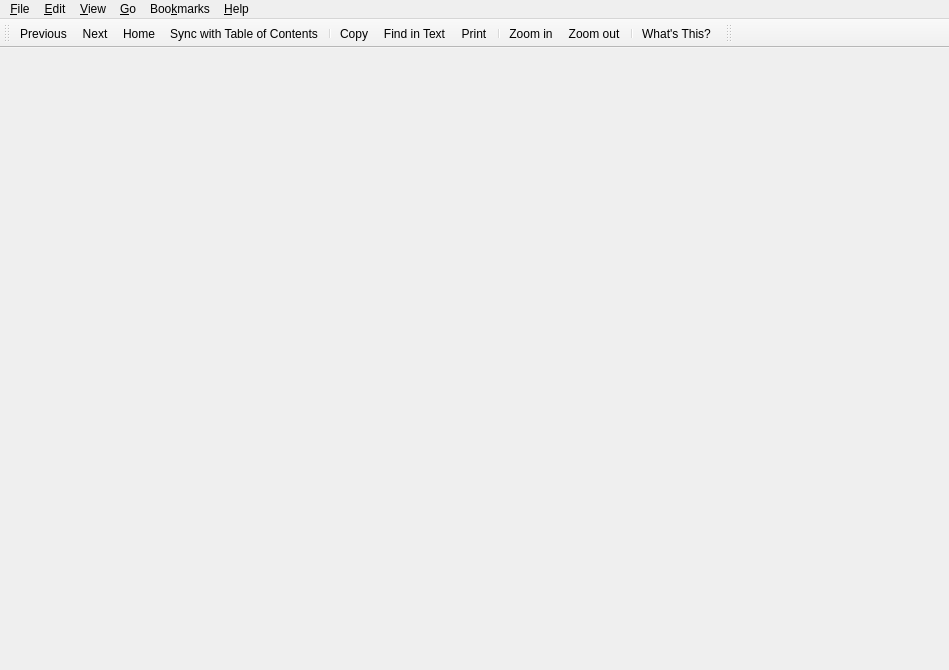
<ui version="4.0" >
 <comment>*********************************************************************
**
** Copyright (C) 2009 Nokia Corporation and/or its subsidiary(-ies).
**
** This file is part of the Qt Assistant of the Qt Toolkit.
**
** $QT_BEGIN_LICENSE:LGPL$
** Commercial Usage
** Licensees holding valid Qt Commercial licenses may use this file in
** accordance with the Qt Commercial License Agreement provided with the
** Software or, alternatively, in accordance with the terms contained in
** a written agreement between you and Nokia.
**
** GNU Lesser General Public License Usage
** Alternatively, this file may be used under the terms of the GNU Lesser
** General Public License version 2.1 as published by the Free Software
** Foundation and appearing in the file LICENSE.LGPL included in the
** packaging of this file.  Please review the following information to
** ensure the GNU Lesser General Public License version 2.1 requirements
** will be met: http://www.gnu.org/licenses/old-licenses/lgpl-2.1.html.
**
** In addition, as a special exception, Nokia gives you certain
** additional rights. These rights are described in the Nokia Qt LGPL
** Exception version 1.0, included in the file LGPL_EXCEPTION.txt in this
** package.
**
** GNU General Public License Usage
** Alternatively, this file may be used under the terms of the GNU
** General Public License version 3.0 as published by the Free Software
** Foundation and appearing in the file LICENSE.GPL included in the
** packaging of this file.  Please review the following information to
** ensure the GNU General Public License version 3.0 requirements will be
** met: http://www.gnu.org/copyleft/gpl.html.
**
** If you are unsure which license is appropriate for your use, please
** contact the sales department at http://www.qtsoftware.com/contact.
** $QT_END_LICENSE$
**
** This file is provided AS IS with NO WARRANTY OF ANY KIND, INCLUDING THE
** WARRANTY OF DESIGN, MERCHANTABILITY AND FITNESS FOR A PARTICULAR PURPOSE.
**
*********************************************************************</comment>
 <class>MainWindow</class>
 <widget class="QMainWindow" name="MainWindow" >
  <property name="geometry" >
   <rect>
    <x>0</x>
    <y>0</y>
    <width>949</width>
    <height>670</height>
   </rect>
  </property>
  <property name="windowTitle" >
   <string>Qt Assistant by Nokia</string>
  </property>
  <widget class="QWidget" name="__qt_central_widget" />
  <widget class="QToolBar" name="Toolbar" >
   <property name="windowTitle" >
    <string>Toolbar</string>
   </property>
   <property name="orientation" >
    <enum>Qt::Horizontal</enum>
   </property>
   <attribute name="toolBarArea" >
    <enum>TopToolBarArea</enum>
   </attribute>
   <attribute name="toolBarBreak" >
    <bool>false</bool>
   </attribute>
   <addaction name="actionGoPrevious" />
   <addaction name="actionGoNext" />
   <addaction name="actionGoHome" />
   <addaction name="actionSyncToc" />
   <addaction name="separator" />
   <addaction name="actionEditCopy" />
   <addaction name="actionEditFind" />
   <addaction name="actionFilePrint" />
   <addaction name="separator" />
   <addaction name="actionZoomIn" />
   <addaction name="actionZoomOut" />
   <addaction name="separator" />
   <addaction name="actionHelpWhatsThis" />
  </widget>
  <widget class="QToolBar" name="goActionToolbar" >
   <property name="windowTitle" >
    <string>Go</string>
   </property>
   <property name="orientation" >
    <enum>Qt::Horizontal</enum>
   </property>
   <attribute name="toolBarArea" >
    <enum>TopToolBarArea</enum>
   </attribute>
   <attribute name="toolBarBreak" >
    <bool>false</bool>
   </attribute>
  </widget>
  <widget class="QMenuBar" name="menubar" >
   <property name="geometry" >
    <rect>
     <x>0</x>
     <y>0</y>
     <width>949</width>
     <height>29</height>
    </rect>
   </property>
   <widget class="QMenu" name="helpMenu" >
    <property name="title" >
     <string>&amp;Help</string>
    </property>
    <addaction name="actionHelpAssistant" />
    <addaction name="separator" />
    <addaction name="actionAboutAssistant" />
    <addaction name="actionAboutApplication" />
    <addaction name="separator" />
    <addaction name="actionHelpWhatsThis" />
   </widget>
   <widget class="QMenu" name="fileMenu" >
    <property name="title" >
     <string>&amp;File</string>
    </property>
    <addaction name="actionNewWindow" />
    <addaction name="actionOpenPage" />
    <addaction name="actionClosePage" />
    <addaction name="separator" />
    <addaction name="actionSaveAs" />
    <addaction name="separator" />
    <addaction name="actionFilePrint" />
    <addaction name="separator" />
    <addaction name="actionClose" />
    <addaction name="actionFileExit" />
   </widget>
   <widget class="QMenu" name="bookmarkMenu" >
    <property name="title" >
     <string>Boo&amp;kmarks</string>
    </property>
   </widget>
   <widget class="QMenu" name="goMenu" >
    <property name="title" >
     <string>&amp;Go</string>
    </property>
    <addaction name="actionGoPrevious" />
    <addaction name="actionGoNext" />
    <addaction name="actionGoHome" />
    <addaction name="actionSyncToc" />
    <addaction name="separator" />
    <addaction name="actionNextPage" />
    <addaction name="actionPrevPage" />
   </widget>
   <widget class="QMenu" name="viewMenu" >
    <property name="title" >
     <string>&amp;View</string>
    </property>
    <addaction name="actionZoomIn" />
    <addaction name="actionZoomOut" />
   </widget>
   <widget class="QMenu" name="editMenu" >
    <property name="title" >
     <string>&amp;Edit</string>
    </property>
    <addaction name="actionEditCopy" />
    <addaction name="actionEditFind" />
    <addaction name="actionEditFindNext" />
    <addaction name="actionEditFindPrev" />
    <addaction name="separator" />
    <addaction name="actionEditFont_Settings" />
   </widget>
   <addaction name="fileMenu" />
   <addaction name="editMenu" />
   <addaction name="viewMenu" />
   <addaction name="goMenu" />
   <addaction name="bookmarkMenu" />
   <addaction name="helpMenu" />
  </widget>
  <action name="actionFilePrint" >
   <property name="icon" >
    <iconset resource="assistant.qrc" >:/trolltech/assistant/images/win/print.png</iconset>
   </property>
   <property name="text" >
    <string>&amp;Print...</string>
   </property>
   <property name="whatsThis" >
    <string>Print the currently displayed page.</string>
   </property>
   <property name="shortcut" >
    <string>Ctrl+P</string>
   </property>
  </action>
  <action name="actionFileExit" >
   <property name="text" >
    <string>E&amp;xit</string>
   </property>
   <property name="whatsThis" >
    <string>Quit Qt Assistant.</string>
   </property>
   <property name="shortcut" >
    <string>Ctrl+Q</string>
   </property>
   <property name="menuRole" >
    <enum>QAction::QuitRole</enum>
   </property>
  </action>
  <action name="actionEditCopy" >
   <property name="icon" >
    <iconset resource="assistant.qrc" >:/trolltech/assistant/images/win/editcopy.png</iconset>
   </property>
   <property name="text" >
    <string>&amp;Copy</string>
   </property>
   <property name="whatsThis" >
    <string>Copy the selected text to the clipboard.</string>
   </property>
   <property name="shortcut" >
    <string>Ctrl+C</string>
   </property>
  </action>
  <action name="actionEditFind" >
   <property name="icon" >
    <iconset resource="assistant.qrc" >:/trolltech/assistant/images/win/find.png</iconset>
   </property>
   <property name="text" >
    <string>&amp;Find in Text...</string>
   </property>
   <property name="whatsThis" >
    <string>Open the Find dialog. Qt Assistant will search the currently displayed page for the text you enter.</string>
   </property>
   <property name="shortcut" >
    <string>Ctrl+F</string>
   </property>
  </action>
  <action name="actionEditFindNext" >
   <property name="text" >
    <string>Find &amp;Next</string>
   </property>
   <property name="shortcut" >
    <string>F3</string>
   </property>
  </action>
  <action name="actionEditFindPrev" >
   <property name="text" >
    <string>Find &amp;Previous</string>
   </property>
   <property name="shortcut" >
    <string>Shift+F3</string>
   </property>
  </action>
  <action name="actionGoHome" >
   <property name="icon" >
    <iconset resource="assistant.qrc" >:/trolltech/assistant/images/win/home.png</iconset>
   </property>
   <property name="text" >
    <string>&amp;Home</string>
   </property>
   <property name="whatsThis" >
    <string>Go to the home page. Qt Assistant's home page is the Qt Reference Documentation.</string>
   </property>
   <property name="shortcut" >
    <string>Ctrl+Home</string>
   </property>
  </action>
  <action name="actionGoPrevious" >
   <property name="icon" >
    <iconset resource="assistant.qrc" >:/trolltech/assistant/images/win/previous.png</iconset>
   </property>
   <property name="text" >
    <string>&amp;Previous</string>
   </property>
   <property name="whatsThis" >
    <string>Go to the previous page.</string>
   </property>
   <property name="shortcut" >
    <string>Alt+Left</string>
   </property>
  </action>
  <action name="actionGoNext" >
   <property name="icon" >
    <iconset resource="assistant.qrc" >:/trolltech/assistant/images/win/next.png</iconset>
   </property>
   <property name="text" >
    <string>&amp;Next</string>
   </property>
   <property name="whatsThis" >
    <string>Go to the next page.</string>
   </property>
   <property name="shortcut" >
    <string>Alt+Right</string>
   </property>
  </action>
  <action name="actionAboutAssistant" >
   <property name="text" >
    <string>About Qt Assistant</string>
   </property>
   <property name="whatsThis" >
    <string>Display further information about Qt Assistant.</string>
   </property>
   <property name="menuRole" >
    <enum>QAction::AboutRole</enum>
   </property>
  </action>
  <action name="actionAboutApplication" >
   <property name="text" >
    <string>About Qt</string>
   </property>
   <property name="menuRole" >
    <enum>QAction::AboutQtRole</enum>
   </property>
  </action>
  <action name="actionZoomIn" >
   <property name="icon" >
    <iconset resource="assistant.qrc" >:/trolltech/assistant/images/win/zoomin.png</iconset>
   </property>
   <property name="text" >
    <string>Zoom &amp;in</string>
   </property>
   <property name="whatsThis" >
    <string>Zoom in on the document, i.e. increase the font size.</string>
   </property>
   <property name="shortcut" >
    <string>Ctrl++</string>
   </property>
  </action>
  <action name="actionZoomOut" >
   <property name="icon" >
    <iconset resource="assistant.qrc" >:/trolltech/assistant/images/win/zoomout.png</iconset>
   </property>
   <property name="text" >
    <string>Zoom &amp;out</string>
   </property>
   <property name="whatsThis" >
    <string>Zoom out on the document, i.e. decrease the font size.</string>
   </property>
   <property name="shortcut" >
    <string>Ctrl+-</string>
   </property>
  </action>
  <action name="actionNewWindow" >
   <property name="text" >
    <string>New Window</string>
   </property>
   <property name="whatsThis" >
    <string>Open a new window.</string>
   </property>
   <property name="shortcut" >
    <string>Ctrl+N</string>
   </property>
  </action>
  <action name="actionClose" >
   <property name="text" >
    <string>&amp;Close</string>
   </property>
   <property name="whatsThis" >
    <string>Close the current window.</string>
   </property>
   <property name="shortcut" >
    <string>Ctrl+W</string>
   </property>
  </action>
  <action name="actionAddBookmark" >
   <property name="text" >
    <string>&amp;Add Bookmark</string>
   </property>
   <property name="whatsThis" >
    <string>Add the currently displayed page as a new bookmark.</string>
   </property>
  </action>
  <action name="actionHelpWhatsThis" >
   <property name="icon" >
    <iconset resource="assistant.qrc" >:/trolltech/assistant/images/win/whatsthis.png</iconset>
   </property>
   <property name="text" >
    <string>What's This?</string>
   </property>
   <property name="statusTip" >
    <string>"What's This?" context sensitive help.</string>
   </property>
   <property name="whatsThis" >
    <string>"What's This?" context sensitive help.</string>
   </property>
   <property name="shortcut" >
    <string>Shift+F1</string>
   </property>
  </action>
  <action name="actionOpenPage" >
   <property name="text" >
    <string>Add Tab</string>
   </property>
   <property name="shortcut" >
    <string>Ctrl+Alt+N</string>
   </property>
  </action>
  <action name="actionNextPage" >
   <property name="text" >
    <string>Next Tab</string>
   </property>
   <property name="shortcut" >
    <string>Ctrl+Alt+Right</string>
   </property>
  </action>
  <action name="actionPrevPage" >
   <property name="text" >
    <string>Previous Tab</string>
   </property>
   <property name="shortcut" >
    <string>Ctrl+Alt+Left</string>
   </property>
  </action>
  <action name="actionClosePage" >
   <property name="text" >
    <string>Close Tab</string>
   </property>
   <property name="shortcut" >
    <string>Ctrl+Alt+Q</string>
   </property>
  </action>
  <action name="actionHelpAssistant" >
   <property name="icon" >
    <iconset resource="assistant.qrc" >:/trolltech/assistant/images/assistant.png</iconset>
   </property>
   <property name="text" >
    <string>Qt Assistant Manual</string>
   </property>
   <property name="shortcut" >
    <string>F1</string>
   </property>
  </action>
  <action name="actionSaveAs" >
   <property name="text" >
    <string>Save Page As...</string>
   </property>
   <property name="shortcut" >
    <string>Ctrl+Alt+S</string>
   </property>
  </action>
  <action name="actionSyncToc" >
   <property name="icon" >
    <iconset resource="assistant.qrc" >:/trolltech/assistant/images/win/synctoc.png</iconset>
   </property>
   <property name="text" >
    <string>Sync with Table of Contents</string>
   </property>
   <property name="whatsThis" >
    <string>Select the page in contents tab.</string>
   </property>
  </action>
  <action name="actionEditFont_Settings" >
   <property name="text" >
    <string>Font Settings...</string>
   </property>
   <property name="menuRole" >
    <enum>QAction::PreferencesRole</enum>
   </property>
  </action>
 </widget>
 <resources>
  <include location="assistant.qrc" />
 </resources>
 <connections/>
</ui>
